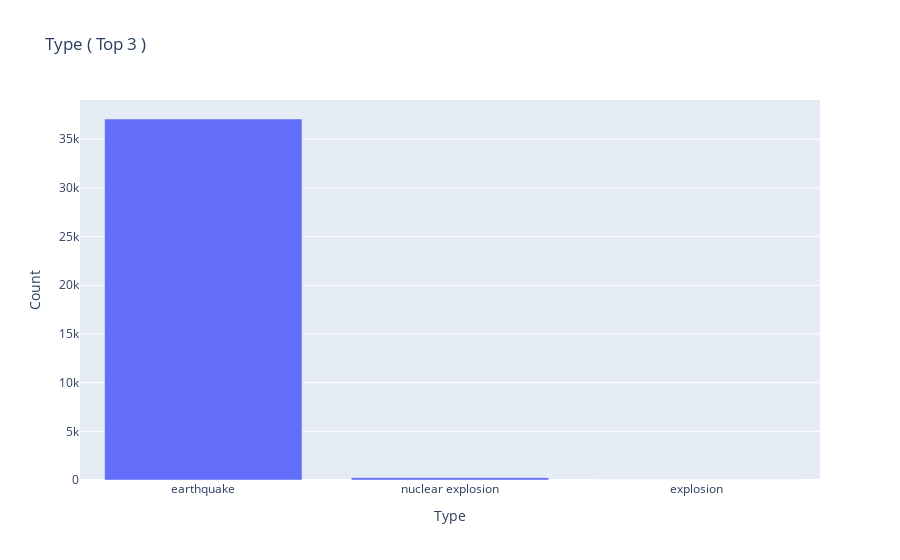

Here is the notebook cell this chart was saved with:
### Code cell
# type
top_10 = df['Type'].value_counts().head(3)
top_10 = pd.DataFrame({'Type': top_10.index, 'Count': top_10.values})
fig = px.bar(top_10, x='Type', y='Count', title='Type ( Top 3 )')
fig.show()

### Figure 1 — Plotly figure (JSON) as saved in the notebook; plotly's stock layout.template omitted (floating-point values rounded to 4 significant figures)
{"data": [{"alignmentgroup": "True", "hovertemplate": "Type=%{x}<br>Count=%{y}<extra></extra>", "legendgroup": "", "marker": {"color": "#636efa", "pattern": {"shape": ""}}, "name": "", "offsetgroup": "", "orientation": "v", "showlegend": false, "textposition": "auto", "type": "bar", "x": ["earthquake", "nuclear explosion", "explosion"], "xaxis": "x", "y": [37080, 243, 7], "yaxis": "y"}], "layout": {"barmode": "relative", "legend": {"tracegroupgap": 0}, "title": {"text": "Type ( Top 3 )"}, "xaxis": {"anchor": "y", "domain": [0, 1], "title": {"text": "Type"}}, "yaxis": {"anchor": "x", "domain": [0, 1], "title": {"text": "Count"}}}}
